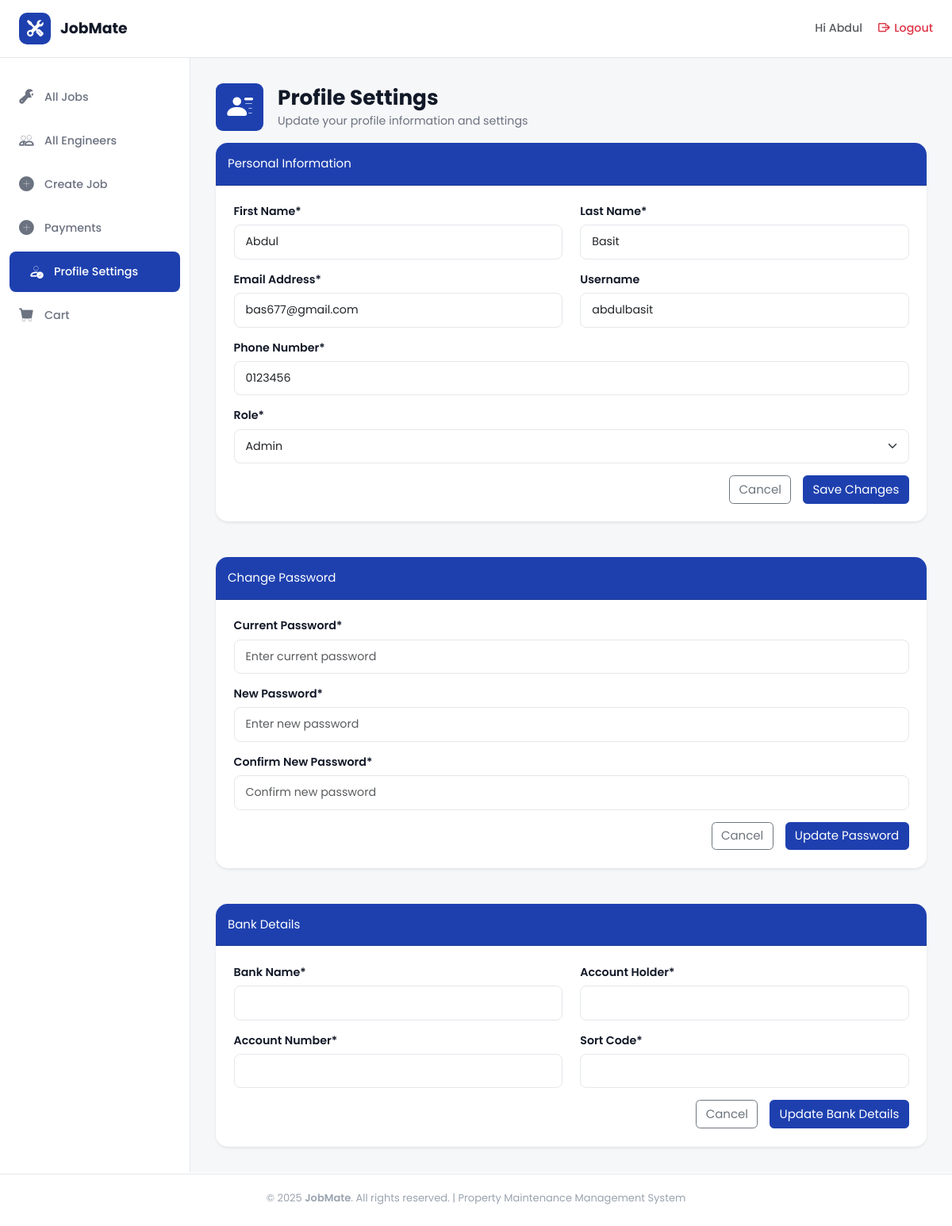
/users/profile_settings/ (signed in), run on an earlier commit of the app's database.
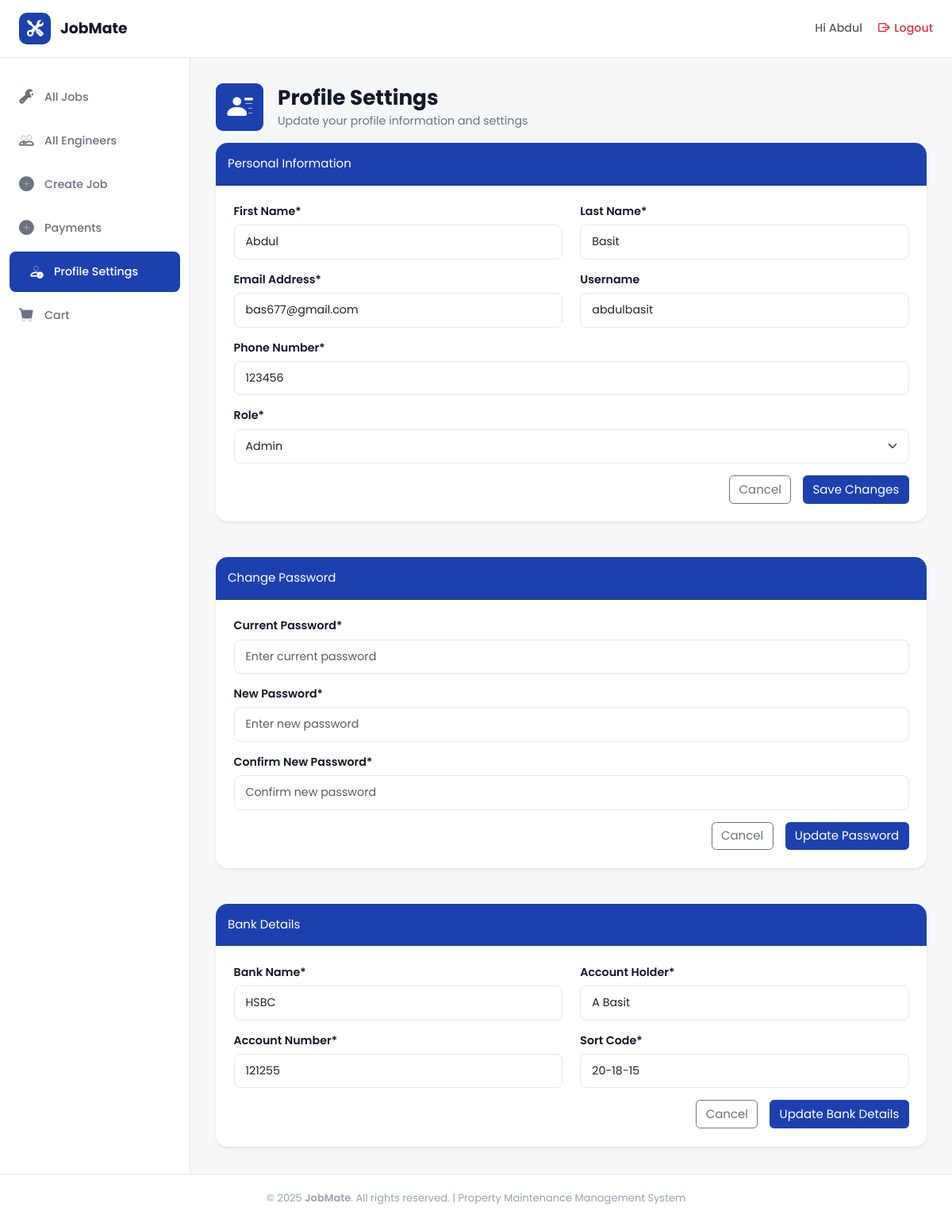
And on a later commit of the database.
### users/models.py (models this page shows, shortened)
class Profile(models.Model):
    ROLE_CHOICES = [
        ('admin', 'Admin'),
        ('engineer', 'Engineer'),
    ]
    user = models.OneToOneField(User, on_delete=models.CASCADE)
    phone_number = models.CharField(
        max_length=20,
        blank=False,
    )
    role = models.CharField(
        max_length=20,
        choices=ROLE_CHOICES,
        default='engineer'
    )
    bank_name = models.CharField(
        max_length=100,
        blank=True,
        null=True
    )
    account_holder = models.CharField(
        max_length=100,
        blank=True,
        null=True
    )
    account_number = models.CharField(
        max_length=20,
        blank=True,
        null=True
    )
    sort_code = models.CharField(
        max_length=20,
        blank=True,
        null=True
    )

### users/views.py (the view)
# urls.py: path('profile_settings/', views.profile_settings, name='profile_settings'),
@login_required
def profile_settings(request):
    profile = request.user.profile
    if request.method == 'POST':
        form = ProfileForm(request.POST, instance=profile)
        if form.is_valid():
            form.save()
            return redirect('users:profile_settings')
    else:
        form = ProfileForm(instance=profile)
    print(request.POST)
    return render(request, 'profile_settings.html', {'form': form})

### users/forms/profile.py
class ProfileForm(forms.ModelForm):
    class Meta:
        model = Profile
        fields = [
            'phone_number',
            'role',
            'bank_name',
            'account_holder',
            'account_number',
            'sort_code',
        ]
        widgets = {
            'phone_number': forms.TextInput(attrs={'class': 'form-control'}),
            'bank_name': forms.TextInput(attrs={'class': 'form-control'}),
            'account_holder': forms.TextInput(attrs={'class': 'form-control'}),
            'account_number': forms.TextInput(attrs={'class': 'form-control'}),
            'sort_code': forms.TextInput(attrs={'class': 'form-control'}),
            'role': forms.Select(attrs={'class': 'form-select'}),
        }

### users/templates/profile_settings.html (shortened to what the changed rows need)
{% extends "dashboard_base.html" %}
{% load static %}
{% block content %}
<div class="heading-section">
    <div class="d-flex align-items-center gap-3 mb-3">
        <div>
            <h1 class="section-title">Profile Settings</h1>
        </div>
    </div>
</div>
<div class="card shadow-sm border-0 rounded-4 mb-5">
    <form class="card-body p-4" method="POST" action="">
        <div class="mb-3">
            <label class="form-label">Phone Number*</label>
            {{form.phone_number}}
        </div>
        <div class="mb-3">
            <label class="form-label">Role*</label>
            {{ form.role }}
        </div>
</div>
<div class="card shadow-sm border-0 rounded-4">
    <div class="card-body p-4">
        <div class="row mb-3">
            <div class="col-md-6">
                <label class="form-label">Bank Name*</label>
                {{ form.bank_name }}
            </div>
            <div class="col-md-6">
                <label class="form-label">Account Holder*</label>
                {{ form.account_holder }}
            </div>
        </div>
        <div class="row mb-3">
            <div class="col-md-6">
                <label class="form-label">Account Number*</label>
                {{ form.account_number }}
            </div>
            <div class="col-md-6">
                <label class="form-label">Sort Code*</label>
                {{ form.sort_code }}
            </div>
        </div>
    </div>
</div>
{% endblock %}

What changed in the data, as far as the page shows it:
changed Profile "Admin": phone_number "0123456" → "123456"; bank_name (not shown) → "HSBC"; account_holder (not shown) → "A Basit"; account_number (not shown) → "121255"; sort_code (not shown) → "20-18-15"
